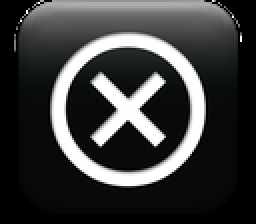
%> input picture modified coil/Coil_10_72/close1.png, 128 x 112 px, shrunk from 410 x 360 before the run (shown 2 times larger)
$ octave --eval "result = gabor_example4(im2double(imread('close1.png')));"   (GNU Octave 9; MATLAB toolbox functions it lacks are replaced by stand-ins)
%> lines starting %> are read from the running program, lines starting %| are printed output that depends on the picture
function[tg Hist]= gabor_example4(image_in)
%tic;
close all;
workspace;
lambda  = 8;%wavelength of sinusoidal factor
theta   = 0;%orientation
psi     = [0 pi/2];%phase shift
gamma   = 0.5;
bw      = 1;
N       = 6;i=1;j=1;
e1=[0 0 0 0 0 0 0 0 0 0 0 0 0 0 0 0 0 0 0 0 0 0 0 0];
m=[0 0 0 0 0 0 0 0 0 0 0 0 0 0 0 0 0 0 0 0 0 0 0 0];
var1=[0 0 0 0 0 0 0 0 0 0 0 0 0 0 0 0 0 0 0 0 0 0 0 0];
tg=[0 0 0 0 0 0 0 0 0 0 0 0 0 0 0 0 0 0 0 0 0 0 0 0 0 0 0 0 0 0 0 0 0 0 0 0 0 0 0 0 0 0 0 0 0 0 0 0];


RGB = rgb2hsv(image_in);%conversion from rgb to hsv color space
%> RGB: size 112x128x3 double; mean H, S, V 0.339, 0.0951, 0.238

% get image size:
[M1,N1,ttt] = size(RGB);
%> M1 = 112; N1 = 128; ttt = 3

range = 0.0:0.1:1.0;

Hist = zeros(length(range),length(range),length(range));

for i1=1:M1
    for j1=1:N1


        nn1 = round(RGB(i1,j1,1) * 10)+1;
        nn2 = round(RGB(i1,j1,2) * 10)+1;
        nn3 = round(RGB(i1,j1,3) * 10)+1;

        Hist(nn1, nn2, nn3)=Hist(nn1, nn2, nn3) + 1;

    end
end
Hist = Hist / (M1*N1);%color feature
img_in=rgb2gray(image_in);%conversion from rgb to gray scale
img_out = zeros(size(img_in,1), size(img_in,2), N);
aa = zeros(size(img_in,1), size(img_in,2));
for n=1:N %n is number of orientation
    for n1=1:4%n1 is scale
   gb = gabor_fn(bw,gamma,psi(1),lambda,theta)...
        + 1i * gabor_fn(bw,gamma,psi(2),lambda,theta);
    % gb is the n-th gabor filter
    img_out(:,:,i) = imfilter(img_in, gb, 'symmetric');%filtering the input image
    theta = theta + pi/6;
    gamma=gamma+n1;
    [x1,y1,z1]=size(img_out);
    for x=1:1:x1
       for y=1:1:y1
            aa(x,y)=abs(img_out(x,y,i));%absolute value of the matrix aa
       end
    end
    m(i)=mean2(aa);
    for x=1:1:x1
       for y=1:1:y1
            e1(i)=e1(i)+(abs(img_out(x,y,i))-m(i))^2;
       end
    end
   var1(i)=sqrt(e1(i))/(x1*y1);
    tg(j)=m(i);
    j=j+1;
    tg(j)=var1(i);
    j=j+1;
    i=i+1;
    end
end
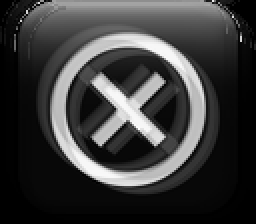
%> aa: size 112x128 double (shown 2 times larger); min 0, max 1.23, mean 0.289; drawn with min black and max white
%> after the loop, e1 = 24 values, max 223308.3 at index 1, min 476.7 at index 12, mean 14126.7; gamma = 60.5; i = 25; j = 49; m = 24 values, max 2.49 at index 1, min 0.155 at index 11, mean 0.42; tg = 48 values, max 2.49 at index 1, min 0.00152 at index 24, mean 0.212; theta = 12.57; var1 = 24 values, max 0.033 at index 1, min 0.00152 at index 12, mean 0.00492
tg=(tg-min(min(tg)))/(max(max(tg))-min(min(tg)));%texture vector
%> tg = 48 values, max 1 at index 1, min 0 at index 24, mean 0.0847
%> `result = gabor_example4(im2double(imread('close1.png')));`: result has the same summary as tg in gabor_example4
